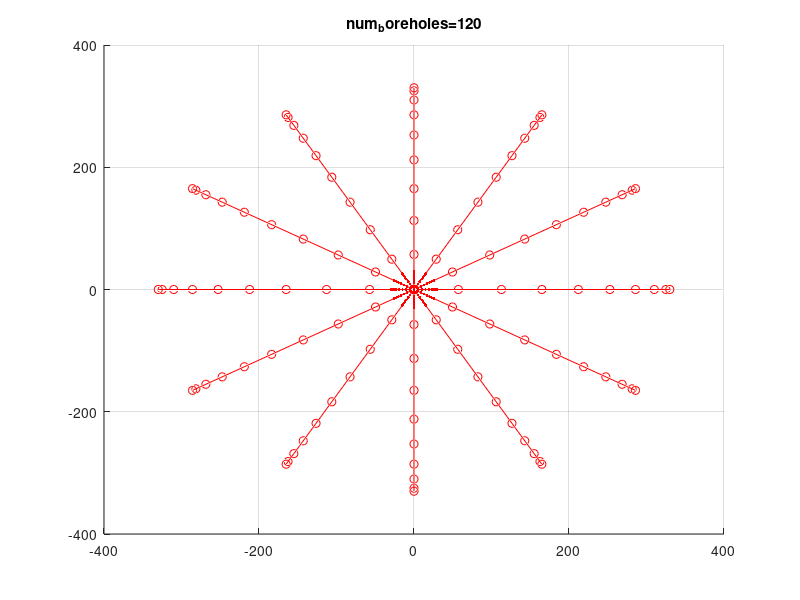

Here is the MATLAB script that generated this plot:
clc

close all
clear all

sector_angle = 30;

borehole_tilts = -90:10:0;
borehole_azimuths = 0:sector_angle:(360-sector_angle);

borehole_offset = 30;
borehole_length = 300;

num_boreholes = 0;

figure
hold on

for i = 1:length(borehole_azimuths)
    phi = borehole_azimuths(i) * pi / 180;
    for j = 1:length(borehole_tilts)
        theta = (180 - borehole_tilts(j)) * pi / 180;
        x1 = borehole_offset * sin(theta) * cos(phi);
        y1 = borehole_offset * sin(theta) * sin(phi);
        z1 = borehole_offset * cos(theta);
        x2 = (borehole_offset + borehole_length) * sin(theta) * cos(phi);
        y2 = (borehole_offset + borehole_length) * sin(theta) * sin(phi);
        z2 = (borehole_offset + borehole_length) * cos(theta);
        plot3(x1, y1, z1, 'r.')
        plot3(x2, y2, z2, 'ro')
        plot3([x1, x2], [y1, y2], [z1, z2], 'r-')
        num_boreholes = num_boreholes + 1;
    end
end

hold off

title(sprintf('num_boreholes=%d', num_boreholes))

grid on
